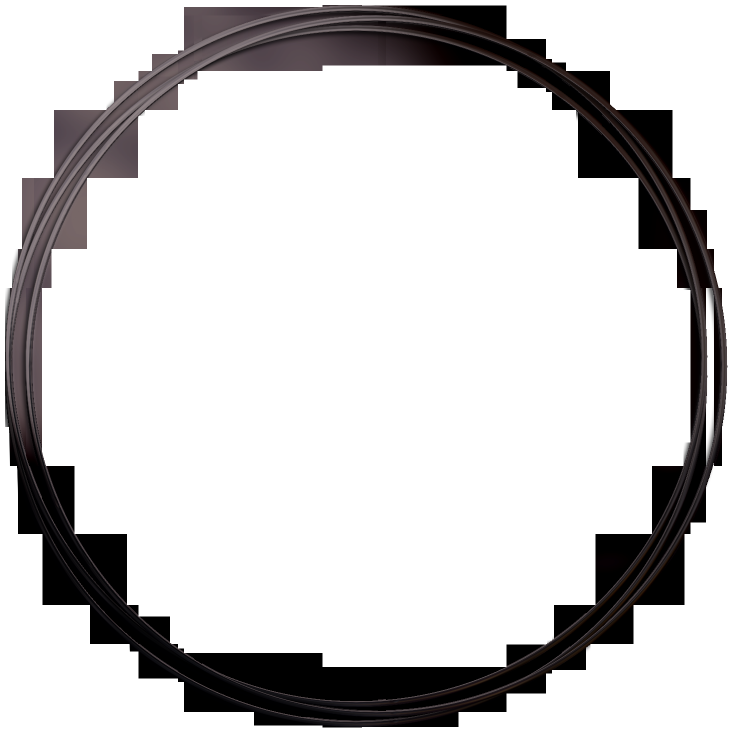
#> input picture dataset/circles/Image_1.png, 1465 x 1465 px (shown at 1/2 size)
$ jupyter execute --allow-errors 6.AppliedCVproject.ipynb
#> lines starting #> are read from the running program, lines starting #| are printed output that depends on the picture; after the words box and inside, x2 and y2 are one past the last pixel; in counts of white or black regions, pixels touching at a corner belong together
[cell 1]
# Professional-grade CV + ML pipeline

"""
This code will include:

Feature extraction (advanced features)

Data augmentation

Train/test split

Feature scaling

PCA (dimensionality reduction)

Cross-validation

Hyperparameter tuning

Evaluation (accuracy, confusion matrix, report)

Pipeline usage

Model saving/loading

Real-time inference on webcam

"""

[cell 2]
import cv2
import numpy as np
import os
import joblib
from sklearn.model_selection import train_test_split, GridSearchCV, cross_val_score
from sklearn.preprocessing import StandardScaler
from sklearn.decomposition import PCA
from sklearn.pipeline import Pipeline
from sklearn.ensemble import RandomForestClassifier
from sklearn.metrics import accuracy_score, confusion_matrix, classification_report

[cell 3]
# -----------------------------
# Feature Extraction Function
# -----------------------------
def extract_features(image):
    gray = cv2.cvtColor(image, cv2.COLOR_BGR2GRAY)

    # Noise removal
    blur = cv2.GaussianBlur(gray, (9,9), 0)

    _, thresh = cv2.threshold(blur, 0, 255, cv2.THRESH_BINARY_INV + cv2.THRESH_OTSU)

    contours, _ = cv2.findContours(thresh, cv2.RETR_EXTERNAL, cv2.CHAIN_APPROX_SIMPLE)

    if len(contours) == 0:
        return None

    cnt = max(contours, key=cv2.contourArea)

    area = cv2.contourArea(cnt)
    perimeter = cv2.arcLength(cnt, True)

    x,y,w,h = cv2.boundingRect(cnt)
    aspect_ratio = w / float(h)

    circularity = 4*np.pi*area/(perimeter*perimeter) if perimeter!=0 else 0

    # Solidity
    hull = cv2.convexHull(cnt)
    hull_area = cv2.contourArea(hull)
    solidity = area / hull_area if hull_area!=0 else 0

    # Extent
    rect_area = w*h
    extent = area / rect_area if rect_area!=0 else 0

    return [area, perimeter, aspect_ratio, circularity, solidity, extent]

[cell 4]
# -----------------------------
# Data Augmentation
# -----------------------------
def augment_image(img):
    augmented = []
    augmented.append(img)
    augmented.append(cv2.flip(img, 1))
    augmented.append(cv2.rotate(img, cv2.ROTATE_90_CLOCKWISE))
    return augmented

[cell 5]
# -----------------------------
# Load Dataset
# -----------------------------
def load_dataset(dataset_path="dataset"):
#> called with dataset_path = 'dataset'
    X = []
    y = []

    labels = ["circles", "squares"]

    for label_index, label_name in enumerate(labels):
        folder = os.path.join(dataset_path, label_name)

        for file in os.listdir(folder):
            path = os.path.join(folder, file)
            img = cv2.imread(path)
#> img is the input picture: shape (1465, 1465, 3); mean B, G, R 208.4, 208, 209.2

            if img is None:
                continue

            # Apply augmentation
            for aug_img in augment_image(img):
                features = extract_features(aug_img)
                if features is not None:
                    X.append(features)
                    y.append(label_index)
#> this loop made 3 passes
#> (x in extract_features, w in extract_features, h in extract_features, aspect_ratio in extract_features, features) on passes 1 to 3: (10, 1444, 1445, 0.999, [1718160.5, 5632.6, 0.999, 0.681, 0.96, 0.823]), (11, 1444, 1445, 0.999, [1718160.5, 5632.6, 0.999, 0.681, 0.96, 0.823]), (10, 1445, 1444, 1, [1718160.5, 5632.6, 1, 0.681, 0.96, 0.823])
#> pass 1, in extract_features, `_, thresh = cv2.threshold(blur, 0, 255, cv2.THRESH_BINARY_INV + cv2.TH..`:
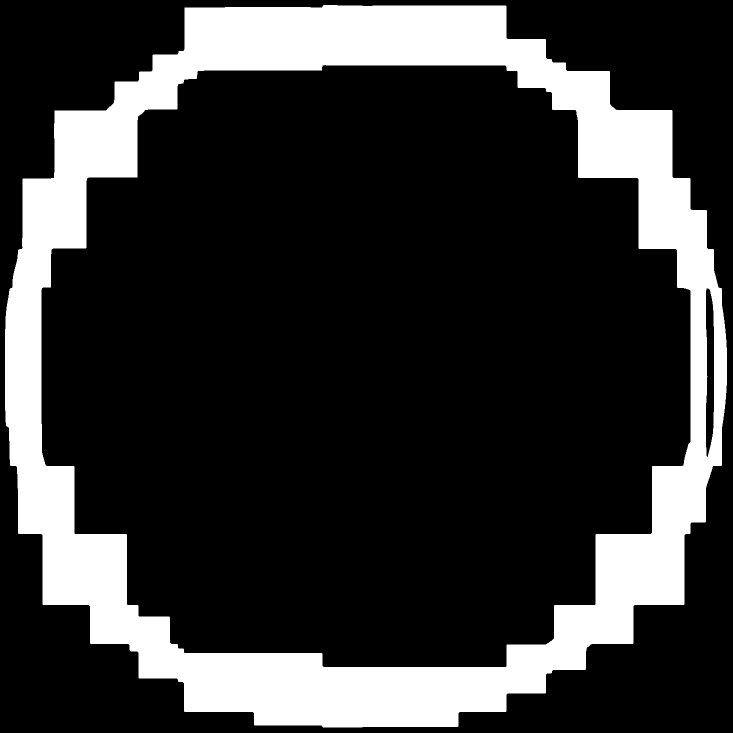
#> thresh: shape (1465, 1465) (shown at 1/2 size); 20.9% white; 1 white region, box (x1, y1, x2, y2) and area: (10, 10, 1454, 1455) 447741
#> pass 2, in extract_features (call 2), `gray = cv2.cvtColor(image, cv2.COLOR_BGR2GRAY)`:
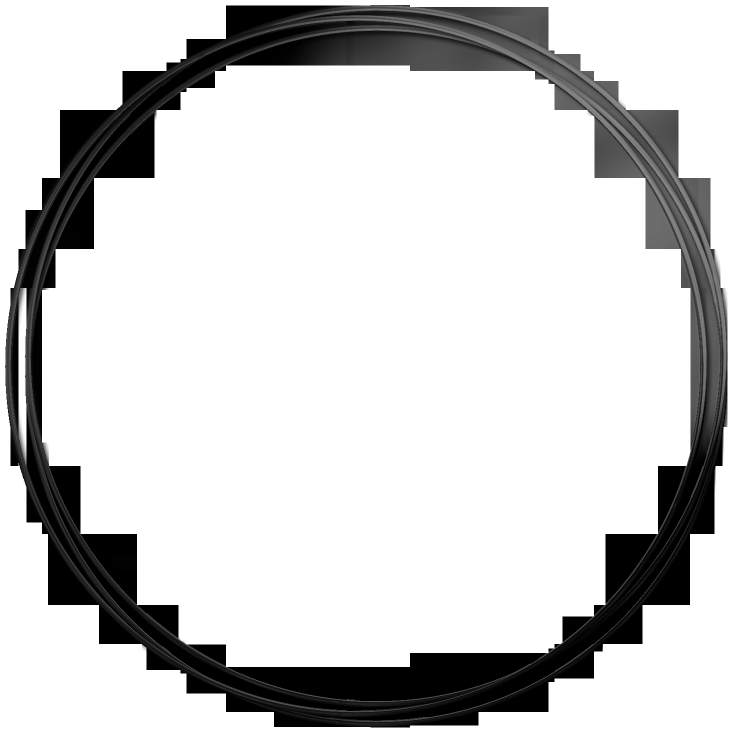
#> gray: shape (1465, 1465) (shown at 1/2 size); min 0, max 255, mean 208.4
#> after the loop, X = [[1718160.5, 5632.6, 0.999, 0.681, 0.96, 0.823], [1718160.5, 5632.6, 0.999, 0.681, 0.96, 0.823], [1718160.5, 5632.6, 1, 0.681, 0.96, 0.823]]; y = [0, 0, 0]

    return np.array(X), np.array(y)
